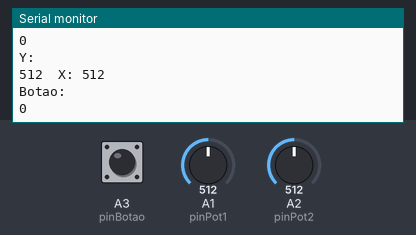
Simulated run of this sketch. Board: Arduino Uno, built with avr-gcc and run on an emulated ATmega328P. On the bench: the last lines printed to the serial monitor. The inputs (shaded band) are chosen by the test bench; at power-on: A1 (pinPot1) = 512, A2 (pinPot2) = 512, A3 (pinBotao) HIGH. No radio packets arrive unless stated.

Above: at 1.3 s.
1.4 s: A1 (pinPot1) set to 0
At 1.69 s:
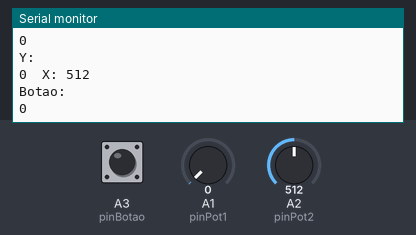
4.4 s: A2 (pinPot2) set to 716
At 4.73 s:
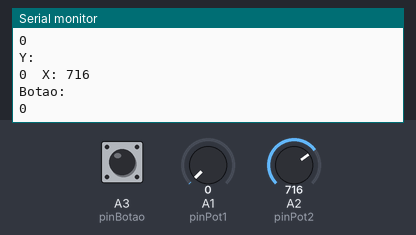
5.9 s: A3 (pinBotao) pulled LOW for 0.25 s
At 6.34 s:
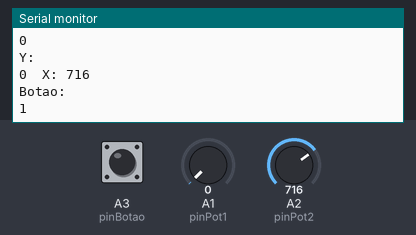
7.6 s: A1 (pinPot1) set to 122
At 7.96 s:
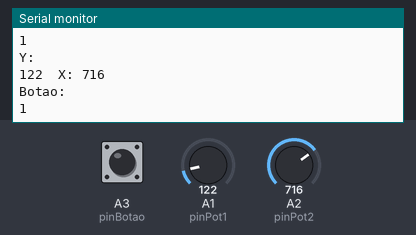
9.1 s: A2 (pinPot2) set to 1023
At 9.38 s:
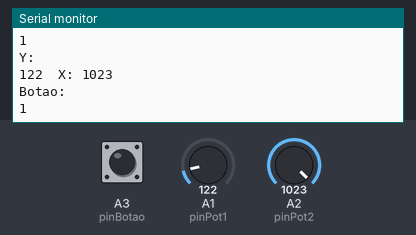
Timing chart, 0 to 12.1 s (numbered marks = the images above; inputs shaded):
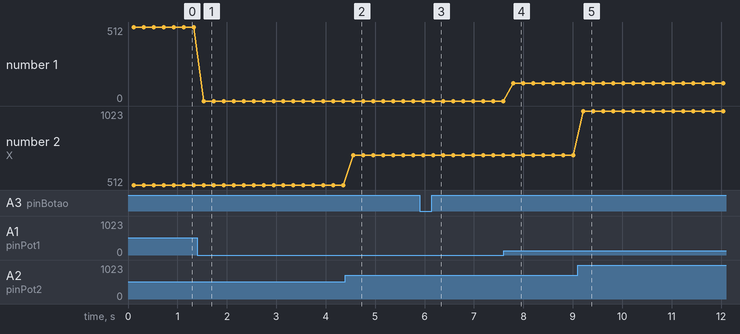

The sketch:

controle.ino
```cpp
 #include <RF24.h>
#include <nRF24L01.h>
#include <SPI.h>

//Definição dos Pinos
#define pinCE    7    // pinos para iniciar o radio
#define pinCSN   8
#define pinPot1  A1  //Frente e Reverso
#define pinPot2  A2  //Direito e Esquerdo
#define pinBotao A3 // caso use o botão

//usa uma estruturas para poder usar os potenciometros do joystick
struct tipoDadosRF
{
   int pot1 = 512;
   int pot2 = 512;
   boolean botao = false;
};
tipoDadosRF dadosRF;

RF24 radio(pinCE,pinCSN); // aqui a gente "diz" quais são os pinos do radio

const uint64_t pipeOut = 0xE14BC8F48LL; // esse é o canal de conicação dos radios

//const byte adress[6] = "00001"; // canal trasnmissor do radio

//Controle do Joystick
boolean botaoAnt = HIGH;
boolean botao    = HIGH;


void setup() {
  //Controle do RF
  Serial.begin(9600);
  radio.begin(); // aqui inicia o radio
  radio.setPALevel( RF24_PA_LOW );     //distancia de envio
  radio.setDataRate( RF24_250KBPS );   //velociadade de envio
  radio.openWritingPipe(pipeOut);  // envia o camando do radio

  //Controle do Joystick
  pinMode(pinBotao, INPUT_PULLUP); //seta o botao como saida

  delay(100);
}


void loop() {
  //Controle do RF
  radio.write( &dadosRF, sizeof(tipoDadosRF) ); // envia o comando para o carrinho


  //Controle do Joystick
  dadosRF.pot1 = analogRead(pinPot1); // armazena a dados do joystick na estrutura dos dados
  dadosRF.pot2 = analogRead(pinPot2);

  botao = digitalRead(pinBotao);
  if (botao && (botao != botaoAnt)) {
     dadosRF.botao = !dadosRF.botao;
  }
  botaoAnt = botao;

  Serial.println("Y: ");
  Serial.print(dadosRF.pot1);
  Serial.print("  X: ");
  Serial.println(dadosRF.pot2);
  Serial.println("Botao: ");
  Serial.println(dadosRF.botao);

  delay(200);

}
```

Measured:
- after the input at 1.4 s, the serial monitor: prints a new line after 0.13 s (image 1)
- after the input at 4.4 s, the serial monitor: prints a new line after 0.16 s (image 2)
- after the input at 5.9 s, the serial monitor: prints a new line after 0.30 s (image 3)
- after the input at 7.6 s, the serial monitor: prints a new line after 0.20 s (image 4)
- after the input at 9.1 s, the serial monitor: prints a new line after 0.11 s (image 5)
- plotted number 1: 0 → 122 after the input at 7.6 s
- plotted number 2: 512 → 716 after the input at 4.4 s, 716 → 1023 after the input at 9.1 s
